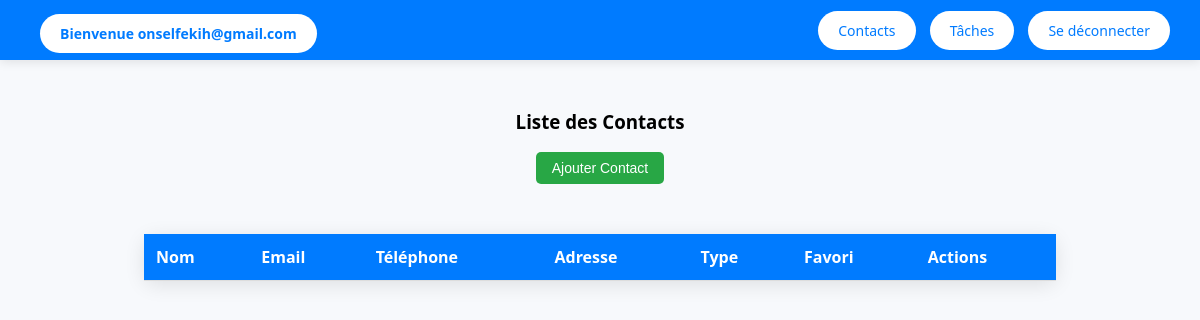
The app's page /contacts (signed in), older data.
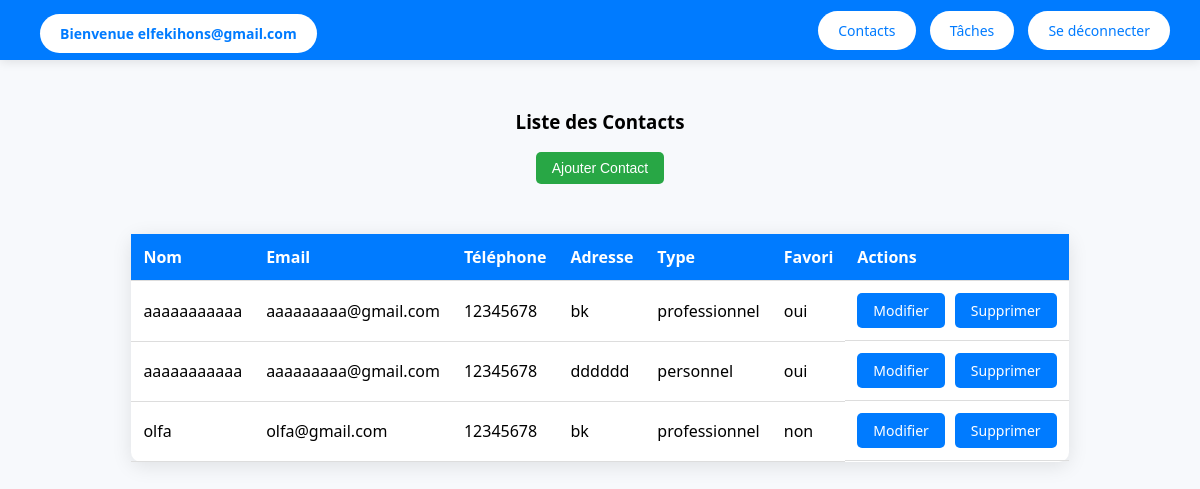
The same page, newer data.
### tables this page shows
CREATE TABLE contacts (
    idContact INTEGER PRIMARY KEY AUTOINCREMENT,
    nom TEXT NOT NULL,
    telephone TEXT NOT NULL,
    email TEXT,
    adresse TEXT,
    type TEXT CHECK(type IN ('professionnel', 'personnel')),
    favori BOOLEAN DEFAULT 0,
    idUtilisateur INTEGER,
    FOREIGN KEY (idUtilisateur) REFERENCES utilisateurs(idUtilisateur)
);

### app.py (the view)
@app.route("/contacts")
def contacts():
    if "utilisateur_id" not in session:
        return redirect("/login")
    utilisateur_id = session["utilisateur_id"]
    conn = get_db_connection()
    contacts = conn.execute(
        "SELECT * FROM contacts WHERE idUtilisateur = ?",
        (utilisateur_id,)
    ).fetchall()
    nb_personnels = conn.execute(
        "SELECT COUNT(*) FROM contacts WHERE idUtilisateur = ? AND type = 'personnel'",
        (utilisateur_id,)
    ).fetchone()[0]
    nb_professionnels = conn.execute(
        "SELECT COUNT(*) FROM contacts WHERE idUtilisateur = ? AND type = 'professionnel'",
        (utilisateur_id,)
    ).fetchone()[0]
    conn.close()
    return render_template(
        "contacts.html",
        email=session["email"],
        contacts=contacts,
        nb_contacts_personnels=nb_personnels,
        nb_contacts_professionnels=nb_professionnels,
        nb_contacts_total=nb_personnels + nb_professionnels
    )

### app.py (called while the page is built)
def get_db_connection():
    conn = sqlite3.connect("carnet_contactsN.db")
    conn.row_factory = sqlite3.Row
    return conn

### templates/contacts.html (shortened to what this page needs)
<!DOCTYPE html>
<html lang="fr">
<head>
</head>
<body>
    <div class="navbar">
        <h2><a href="/dashboard">Bienvenue {{ email }}</a></h2>
        <div>
            <a href="/contacts">Contacts</a>
            <a href="/taches">Tâches</a>
            <a href="/logout">Se déconnecter</a>
        </div>
    </div>
    <div class="main-content">
        <h3>Liste des Contacts</h3>
        <button class="btn add-contact-btn" id="addContactBtn">Ajouter Contact</button>
        <table>
            <thead>
                <tr>
                    <th>Nom</th>
                    <th>Email</th>
                    <th>Téléphone</th>
                    <th>Adresse</th>
                    <th>Type</th>
                    <th>Favori</th>
                    <th>Actions</th>
                </tr>
            </thead>
            <tbody>
                {% for contact in contacts %}
                    <tr>
                        <td>{{ contact.nom }}</td>
                        <td>{{ contact.email }}</td>
                        <td>{{ contact.telephone }}</td>
                        <td>{{ contact.adresse }}</td>
                        <td>{{ contact.type }}</td>
                        <td>{{ contact.favori }}</td>
                        <td class="action-buttons">
                            <a href="/modifier/{{ contact.id }}" class="btn">Modifier</a>
                            <a href="/supprimer/{{ contact.id }}" class="btn">Supprimer</a>
                        </td>
                    </tr>
                {% endfor %}
            </tbody>
        </table>
    </div>
</body>
</html>

### templates/contacts.html (style rules this page uses)
body { margin: 0; font-family: 'Segoe UI', Tahoma, Geneva, Verdana, sans-serif; background-color: #f7f9fc; display: flex; height: 100vh; flex-direction: column; }
a { text-decoration: none; }
.navbar { background-color: #007bff; color: white; padding: 15px 30px; display: flex; justify-content: space-between; align-items: center; box-shadow: 0 2px 10px rgba(0, 0, 0, 0.1); }
.navbar h2 { margin: 0; font-size: 22px; }
.navbar a { background-color: #ffffff; color: #007bff; padding: 10px 20px; border-radius: 25px; transition: background-color 0.3s ease; font-size: 14px; margin-left: 10px; }
.main-content { padding: 30px; flex-grow: 1; display: flex; flex-direction: column; align-items: center; }
table { width: 80%; border-collapse: collapse; margin-top: 30px; background-color: white; border-radius: 10px; box-shadow: 0 4px 20px rgba(0, 0, 0, 0.1); }
th, td { padding: 12px; text-align: left; border-bottom: 1px solid #ddd; }
th { background-color: #007bff; color: white; }
.action-buttons { display: flex; gap: 10px; }
.btn { background-color: #007bff; color: white; padding: 8px 16px; border-radius: 5px; text-align: center; cursor: pointer; font-size: 14px; border: none; transition: background-color 0.3s ease; }
.add-contact-btn { background-color: #28a745; margin-bottom: 20px; }

Row changes from the older to the newer data that the page shows:
added contacts: nom "aaaaaaaaaaa", email "aaaaaaaaa@gmail.com", telephone "12345678", adresse "bk", type "professionnel", favori "oui"
added contacts: nom "aaaaaaaaaaa", email "aaaaaaaaa@gmail.com", telephone "12345678", adresse "dddddd", type "personnel", favori "oui"
added contacts: nom "olfa", email "olfa@gmail.com", telephone "12345678", adresse "bk", type "professionnel", favori "non"
Text that changed along with them:
{{ email }}: "onselfekih@gmail.com" → "elfekihons@gmail.com"
